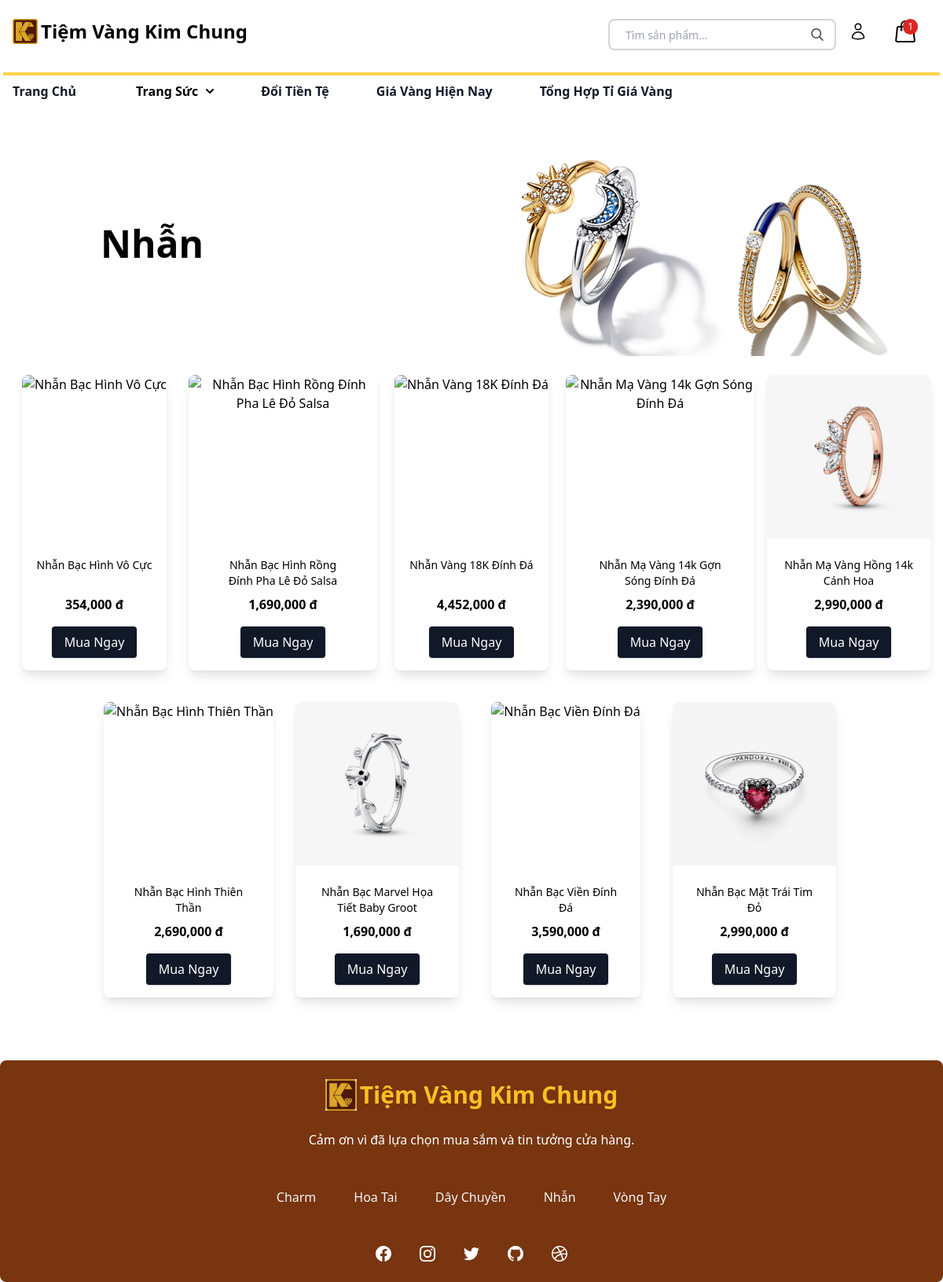
Page /home/nhan.php (signed in) on the committed database.
### tables this page shows
CREATE TABLE `sanpham` (
  `MaSanPham` int(5) NOT NULL,
  `TenSanPham` varchar(100) NOT NULL,
  `MaLoaiTrangSuc` int(5) NOT NULL,
  `GiaBan` float NOT NULL,
  `MaNhaCungCap` int(5) NOT NULL,
  `MoTa` varchar(1000) NOT NULL,
  `Anh` varchar(100) NOT NULL,
  `Anh2` varchar(100) NOT NULL,
  `Anh3` varchar(100) NOT NULL,
  `SoLuong` varchar(50) NOT NULL
);

### home/nhan.php (the view, shortened to what this page needs)
<?php include '../home/header.php'; ?>
<section class="pt-10">
    <div class="relative pb-6">
        <img src="uploads/bg-nhan.jpg" class="w-full h-full object-cover">
        <div class="absolute inset-0 flex items-start justify-start p-4 md:absolute md:pt-24 md:pl-32 ">
          <p class="md:text-5xl font-bold sm:text-xl">Nhẫn</p>
        </div>
    </div>
    <div class="flex flex-wrap justify-center">
        <?php
        $query = "SELECT * FROM sanpham WHERE MaLoaiTrangSuc = 4";
        $result = mysqli_query($conn, $query);
        if (mysqli_num_rows($result) > 0) {
            while ($row = mysqli_fetch_assoc($result)) {
                $productTitle = $row['TenSanPham'];
                $productPrice = $row['GiaBan'];
                $productId = $row['MaSanPham'];
                $shortTitle = strlen($productTitle) > 30 ? wordwrap($productTitle, 30, "<br>", true) : $productTitle;
        ?>
        <div class="md:flex md:flex-row md:justify-center w-full md:w-1/5 pb-10 transition duration-300 transform hover:scale-110">
            <div class="max-w-sm mx-auto bg-white rounded-lg overflow-hidden shadow-lg h-full">
                <div class="text-center items-center">
                    <a href="xemchitiet.php?id=<?= $productId ?>" class="hover-trigger relative block">
                    </a>
                </div>
                <div class="p-4">
                    <h3 class="text-sm text-center mt-2" style="height: 40px; overflow: hidden;"><a href="xemchitiet.php?id=<?= $productId ?>"><?= $shortTitle ?></a></h3>
                    <p class="text-center font-bold mt-2"><?= number_format($productPrice, 0, '.', ',') ?> đ</p>
                    <div class="flex justify-center mt-4">
                        <a href="xemchitiet.php?id=<?= $productId ?>" class="inline-block px-4 py-2 bg-gray-900 hover:bg-yellow-600 text-white rounded shadow">Mua Ngay</a>
                    </div>
                </div>
            </div>
        </div>
        <?php
            }
        } else {
            echo "Không tìm thấy sản phẩm.";
        }
        ?>
    </div>
</section>
<?php include '../home/footer.php'; ?>

### rows in the picture
sanpham: TenSanPham "Nhẫn Bạc Hình Vô Cực", GiaBan "354,000"
sanpham: TenSanPham "Nhẫn Bạc Hình Rồng Đính Pha Lê Đỏ Salsa", GiaBan "1,690,000"
sanpham: TenSanPham "Nhẫn Vàng 18K Đính Đá", GiaBan "4,452,000"
sanpham: TenSanPham "Nhẫn Mạ Vàng 14k Gợn Sóng Đính Đá", GiaBan "2,390,000"
sanpham: TenSanPham "Nhẫn Mạ Vàng Hồng 14k Cánh Hoa", GiaBan "2,990,000"
sanpham: TenSanPham "Nhẫn Bạc Hình Thiên Thần", GiaBan "2,690,000"
sanpham: TenSanPham "Nhẫn Bạc Marvel Họa Tiết Baby Groot", GiaBan "1,690,000"
sanpham: TenSanPham "Nhẫn Bạc Viền Đính Đá", GiaBan "3,590,000"
sanpham: TenSanPham "Nhẫn Bạc Mặt Trái Tim Đỏ", GiaBan "2,990,000"

### other values in the picture
$_SESSION['SLGH'] "1"
